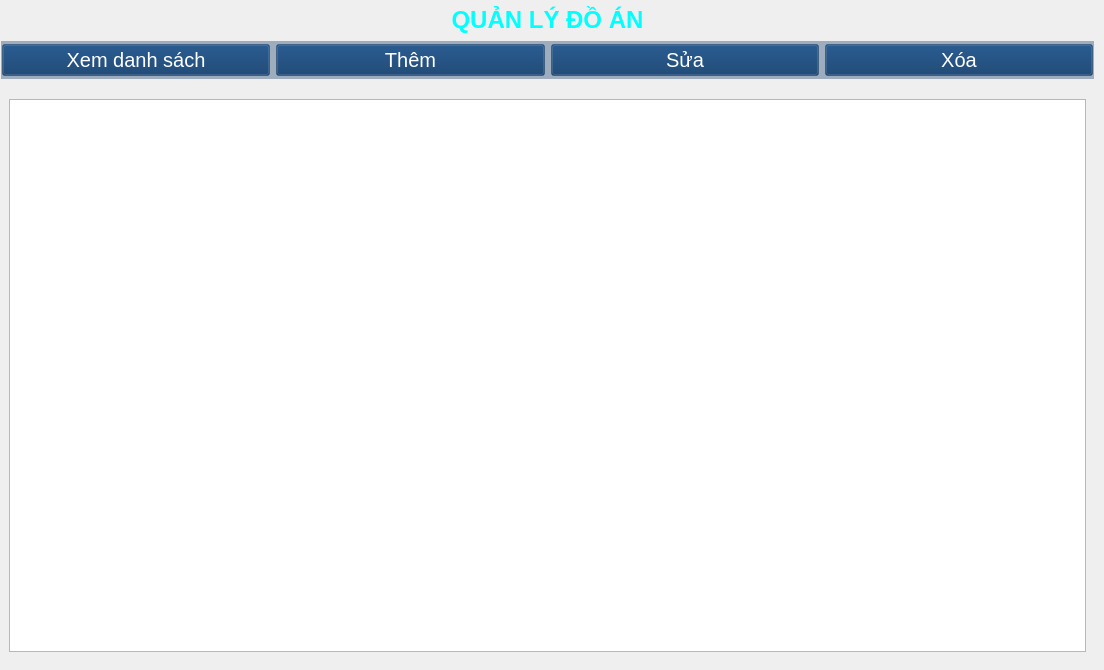
               <widget class="QWidget" name="page_4_doan">
                <widget class="QFrame" name="frame_page_4_top">
                 <property name="geometry">
                  <rect>
                   <x>0</x>
                   <y>0</y>
                   <width>1095</width>
                   <height>80</height>
                  </rect>
                 </property>
                 <layout class="QVBoxLayout" name="verticalLayout_21">
                  <property name="spacing">
                   <number>1</number>
                  </property>
                  <property name="leftMargin">
                   <number>1</number>
                  </property>
                  <property name="topMargin">
                   <number>1</number>
                  </property>
                  <property name="rightMargin">
                   <number>1</number>
                  </property>
                  <property name="bottomMargin">
                   <number>1</number>
                  </property>
                  <item>
                   <widget class="QWidget" name="widget_page_4_title" native="true">
                    <property name="styleSheet">
                     <string notr="true">background-color: rgba(5, 50, 100, 0);</string>
                    </property>
                    <layout class="QVBoxLayout" name="layout_page_4_title">
                     <property name="leftMargin">
                      <number>1</number>
                     </property>
                     <property name="topMargin">
                      <number>1</number>
                     </property>
                     <property name="rightMargin">
                      <number>1</number>
                     </property>
                     <property name="bottomMargin">
                      <number>1</number>
                     </property>
                     <item>
                      <widget class="QLabel" name="label_page_4_title">
                       <property name="styleSheet">
                        <string notr="true"/>
                       </property>
                       <property name="text">
                        <string>&lt;html&gt;&lt;head/&gt;&lt;body&gt;&lt;p align=&quot;center&quot;&gt;&lt;span style=&quot; font-size:18pt; font-weight:600; color:#00ffff; font-family:'Segoe UI','Segoe UI','Arial','sans-serif';&quot;&gt;QUẢN LÝ ĐỒ ÁN&lt;/span&gt;&lt;/p&gt;&lt;/body&gt;&lt;/html&gt;</string>
                       </property>
                      </widget>
                     </item>
                    </layout>
                   </widget>
                  </item>
                  <item>
                   <widget class="QWidget" name="widget_page_4_buttons" native="true">
                    <property name="styleSheet">
                     <string notr="true">background-color: rgba(5, 50, 100, 90);</string>
                    </property>
                    <layout class="QHBoxLayout" name="layout_page_4_buttons">
                     <property name="spacing">
                      <number>6</number>
                     </property>
                     <property name="leftMargin">
                      <number>1</number>
                     </property>
                     <property name="topMargin">
                      <number>1</number>
                     </property>
                     <property name="rightMargin">
                      <number>1</number>
                     </property>
                     <property name="bottomMargin">
                      <number>1</number>
                     </property>
                     <item>
                      <widget class="QPushButton" name="pushButton_page_4_1view">
                       <property name="styleSheet">
                        <string notr="true">/* Set color to white */
color: white;

/* Set font family to Bahnschrift */
font-family: 'Bahnschrift', sans-serif;

/* Set font size to 15 pixels */
font-size: 20px;
</string>
                       </property>
                       <property name="text">
                        <string>Xem danh sách</string>
                       </property>
                      </widget>
                     </item>
                     <item>
                      <widget class="QPushButton" name="pushButton_page_4_2add">
                       <property name="styleSheet">
                        <string notr="true">/* Set color to white */
color: white;

/* Set font family to Bahnschrift */
font-family: 'Bahnschrift', sans-serif;

/* Set font size to 15 pixels */
font-size: 20px;
</string>
                       </property>
                       <property name="text">
                        <string>Thêm</string>
                       </property>
                      </widget>
                     </item>
                     <item>
                      <widget class="QPushButton" name="pushButton_page_4_3edit">
                       <property name="styleSheet">
                        <string notr="true">/* Set color to white */
color: white;

/* Set font family to Bahnschrift */
font-family: 'Bahnschrift', sans-serif;

/* Set font size to 15 pixels */
font-size: 20px;
</string>
                       </property>
                       <property name="text">
                        <string>Sửa</string>
                       </property>
                      </widget>
                     </item>
                     <item>
                      <widget class="QPushButton" name="pushButton_page_4_4delete">
                       <property name="styleSheet">
                        <string notr="true">/* Set color to white */
color: white;

/* Set font family to Bahnschrift */
font-family: 'Bahnschrift', sans-serif;

/* Set font size to 15 pixels */
font-size: 20px;
</string>
                       </property>
                       <property name="text">
                        <string>Xóa</string>
                       </property>
                      </widget>
                     </item>
                    </layout>
                   </widget>
                  </item>
                 </layout>
                </widget>
                <widget class="QFrame" name="frame_page_4_bottom">
                 <property name="geometry">
                  <rect>
                   <x>0</x>
                   <y>90</y>
                   <width>1095</width>
                   <height>571</height>
                  </rect>
                 </property>
                 <layout class="QVBoxLayout" name="verticalLayout_8">
                  <item>
                   <widget class="QTableWidget" name="tableWidget_doan"/>
                  </item>
                 </layout>
                </widget>
               </widget>
